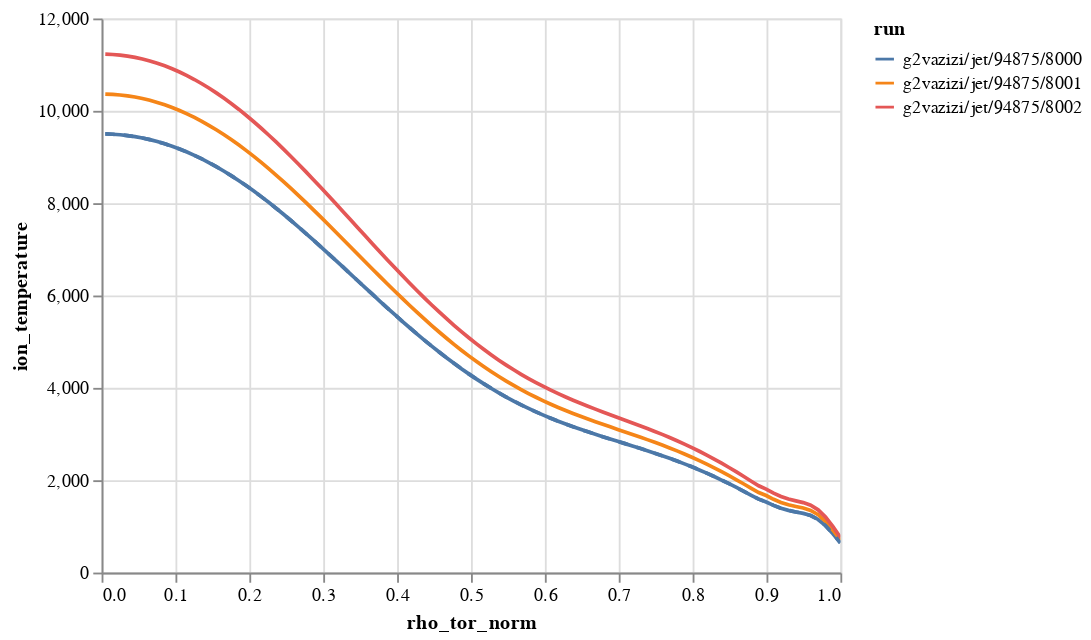

The cell this chart's notebook holds for it:
### Markdown cell above
*Duqtools* has some built-in plots as well, using [altair](https://altair-viz.github.io/), that are designed with larger data sets and interactivity in mind.

### Code cell
from duqtools.api import alt_line_chart

chart = alt_line_chart(
    dataset.isel(time=[0,1,2,3]), 
    x='rho_tor_norm', 
    y='ion_temperature'
)
chart

### Figure 1 — Vega-Lite specification as saved in the notebook (floating-point values rounded to 4 significant figures; data arrays with more than 128 entries replaced by an {"elided": "..."} marker saying what was removed)
{"config": {"view": {"continuousWidth": 400, "continuousHeight": 300}}, "layer": [{"mark": "line", "encoding": {"color": {"field": "run", "type": "nominal"}, "tooltip": {"field": "run", "type": "nominal"}, "x": {"field": "rho_tor_norm", "type": "quantitative"}, "y": {"field": "ion_temperature", "scale": {"domain": [0, 11230.0]}, "type": "quantitative"}}, "selection": {"time": {"type": "single", "fields": ["slider"], "bind": {"input": "range", "max": 3.0, "min": 0, "name": "Time index", "step": 1}, "init": {"slider": 0}}, "selector001": {"type": "interval", "bind": "scales", "encodings": ["x", "y"]}}, "transform": [{"filter": {"selection": "time"}}]}, {"mark": {"type": "line", "strokeDash": [5, 5]}, "encoding": {"color": {"field": "run", "type": "nominal"}, "tooltip": {"field": "run", "type": "nominal"}, "x": {"field": "rho_tor_norm", "type": "quantitative"}, "y": {"field": "ion_temperature", "type": "quantitative"}}, "selection": {"reference": {"type": "single", "fields": ["slider"], "bind": {"input": "range", "max": 3.0, "min": 0, "name": "Reference time index", "step": 1}, "init": {"slider": 0}}, "selector002": {"type": "interval", "bind": "scales", "encodings": ["x", "y"]}}, "transform": [{"filter": {"selection": "reference"}}, {"filter": "(datum.run === 'g2vazizi/jet/94875/8000')"}]}], "data": {"name": "data-c05402d42048033765703faaae1314bf"}, "$schema": "https://vega.github.io/schema/vega-lite/v4.17.0.json", "datasets": {"data-c05402d42048033765703faaae1314bf": {"elided": "3600 records"}}}
